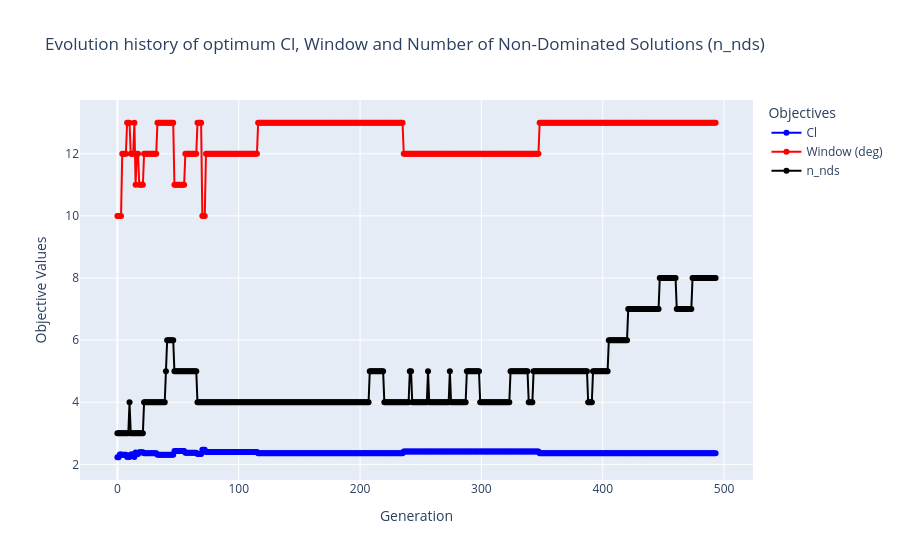

Source (notebook cell):
### Markdown cell above
# Convergence Analysis plots

### Code cell
# Extract optimum of each generation
# Remember again F_hist is raw normalized values
F_hist = [e.opt.get("F")[0] for e in res.history]

# Extract convergence history
cl_hist = [-F_hist[0] * base_Cl for F_hist in F_hist] 
window_hist = [-F_hist[1] * base_window for F_hist in F_hist]
n_nds_his = res.algorithm.callback.data["n_nds"]

fig = go.Figure()

fig.add_trace(go.Scatter(x=np.arange(len(F_hist)), y=cl_hist, mode='lines+markers', 
                         name='Cl', line=dict(color='blue', width=2)))

fig.add_trace(go.Scatter(x=np.arange(len(F_hist)), y=window_hist, mode='lines+markers', 
                         name='Window (deg)', line=dict(color='red', width=2)))

fig.add_trace(go.Scatter(x=np.arange(len(F_hist)), y=n_nds_his, mode='lines+markers', 
                         name='n_nds', line=dict(color='black', width=2)))


fig.update_layout(title='Evolution history of optimum Cl, Window and Number of Non-Dominated Solutions (n_nds)',
                  xaxis_title='Generation',
                  yaxis_title='Objective Values',
                  legend_title='Objectives',
                  template='plotly')

fig.show()

### Figure 1 — Plotly figure (JSON) as saved in the notebook; plotly's stock layout.template omitted (floating-point values rounded to 4 significant figures; data arrays with more than 128 entries replaced by an {"elided": "..."} marker saying what was removed)
{"data": [{"line": {"color": "blue", "width": 2}, "mode": "lines+markers", "name": "Cl", "type": "scatter", "x": {"elided": "494 int values"}, "y": {"elided": "494 float values"}}, {"line": {"color": "red", "width": 2}, "mode": "lines+markers", "name": "Window (deg)", "type": "scatter", "x": {"elided": "494 int values"}, "y": {"elided": "494 int values"}}, {"line": {"color": "black", "width": 2}, "mode": "lines+markers", "name": "n_nds", "type": "scatter", "x": {"elided": "494 int values"}, "y": {"elided": "494 int values"}}], "layout": {"legend": {"title": {"text": "Objectives"}}, "title": {"text": "Evolution history of optimum Cl, Window and Number of Non-Dominated Solutions (n_nds)"}, "xaxis": {"title": {"text": "Generation"}}, "yaxis": {"title": {"text": "Objective Values"}}}}
